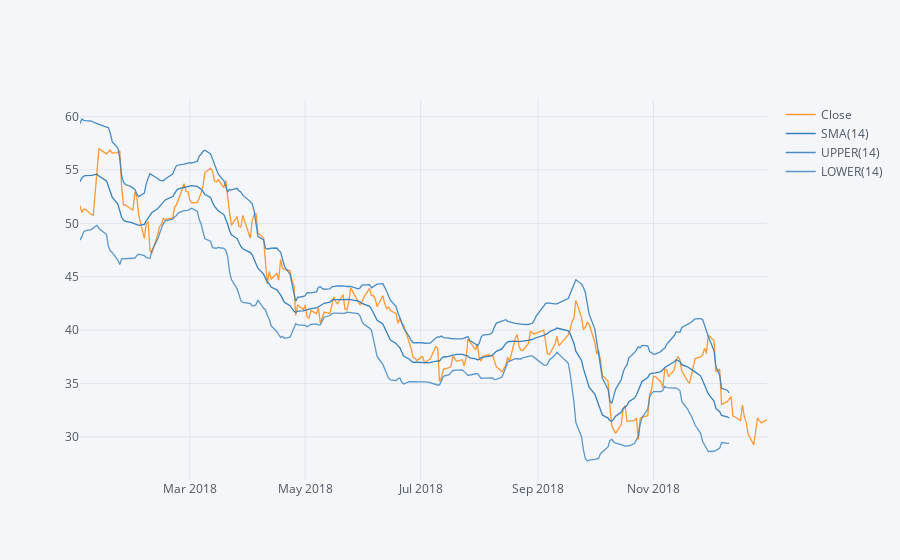

Here is the notebook cell this chart was saved with:
### Markdown cell above
Use .ta_plot(study='boll') to create a Bollinger Band Plot

### Code cell
list_dfs[0]['Close'].loc['2019-01-01':'2018-01-01'].ta_plot(study='boll')

### Figure 1 — Plotly figure (JSON) as saved in the notebook; plotly's stock layout.template omitted (floating-point values rounded to 4 significant figures; data arrays with more than 128 entries replaced by an {"elided": "..."} marker saying what was removed)
{"data": [{"line": {"color": "rgba(255, 153, 51, 1.0)", "dash": "solid", "shape": "linear", "width": 1.3}, "mode": "lines", "name": "Close", "text": "", "type": "scatter", "x": {"elided": "251 str values"}, "y": {"elided": "251 float values"}}, {"line": {"color": "rgba(55, 128, 191, 1.0)", "dash": "solid", "shape": "linear", "width": 1.3}, "mode": "lines", "name": "SMA(14)", "text": "", "type": "scatter", "x": {"elided": "251 str values"}, "y": {"elided": "251 mixed values"}}, {"line": {"color": "rgba(55, 128, 191, 0.8999999999999999)", "dash": "solid", "shape": "linear", "width": 1.3}, "mode": "lines", "name": "UPPER(14)", "text": "", "type": "scatter", "x": {"elided": "251 str values"}, "y": {"elided": "251 mixed values"}}, {"line": {"color": "rgba(55, 128, 191, 0.7999999999999998)", "dash": "solid", "shape": "linear", "width": 1.3}, "mode": "lines", "name": "LOWER(14)", "text": "", "type": "scatter", "x": {"elided": "251 str values"}, "y": {"elided": "251 mixed values"}}], "layout": {"legend": {"bgcolor": "#F5F6F9", "font": {"color": "#4D5663"}}, "paper_bgcolor": "#F5F6F9", "plot_bgcolor": "#F5F6F9", "title": {"font": {"color": "#4D5663"}}, "xaxis": {"gridcolor": "#E1E5ED", "showgrid": true, "tickfont": {"color": "#4D5663"}, "title": {"font": {"color": "#4D5663"}, "text": ""}, "zerolinecolor": "#E1E5ED"}, "yaxis": {"gridcolor": "#E1E5ED", "showgrid": true, "tickfont": {"color": "#4D5663"}, "title": {"font": {"color": "#4D5663"}, "text": ""}, "zerolinecolor": "#E1E5ED"}}}
